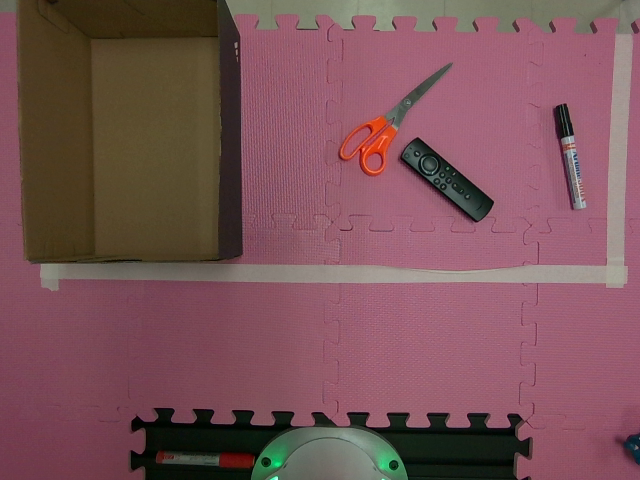
#> input picture rgb_pic.png, 640 x 480 px
$ python -i test_ywsam_grasp12_arm2.py   (imports and definitions only)
#> lines starting #> are read from the running program, lines starting #| are printed output that depends on the picture; after the words box and inside, x2 and y2 are one past the last pixel; in counts of white or black regions, pixels touching at a corner belong together
#> further down, picture is the input picture: shape (480, 640, 3); mean B, G, R 87.4, 82.9, 122.1
import time
import json
import cv2
import numpy as np
from ultralytics import YOLO, SAM
import subprocess
import sys

# [5 lines not run here, left out]


import requests
import argparse

# [60 lines that did not run here, left out]

# ──────────────────────────────────────────────────────────────────────────────
# CONFIGURATION & CONSTANTS
# ──────────────────────────────────────────────────────────────────────────────
# [15 lines that did not run here, left out]

# ──────────────────────────────────────────────────────────────────────────────
# UTILITY FUNCTIONS
# ──────────────────────────────────────────────────────────────────────────────
# [5 lines left out: function load_image, not called in this run]


def load_depth(path):
    return np.load(path)


# [17 lines left out: function draw_dotted_arrow, not called in this run]


def estimate_box_centroid(img_bgr, hsv_lo=(0,30,30), hsv_hi=(25,255,255), min_area=10_000):
#> called with hsv_lo = (0, 30, 30), hsv_hi = (25, 255, 255), min_area = 10000
    hsv = cv2.cvtColor(img_bgr, cv2.COLOR_BGR2HSV)
#> hsv: shape (480, 640, 3); mean H, S, V 121, 102.2, 123.3
    mask = cv2.inRange(hsv, hsv_lo, hsv_hi)
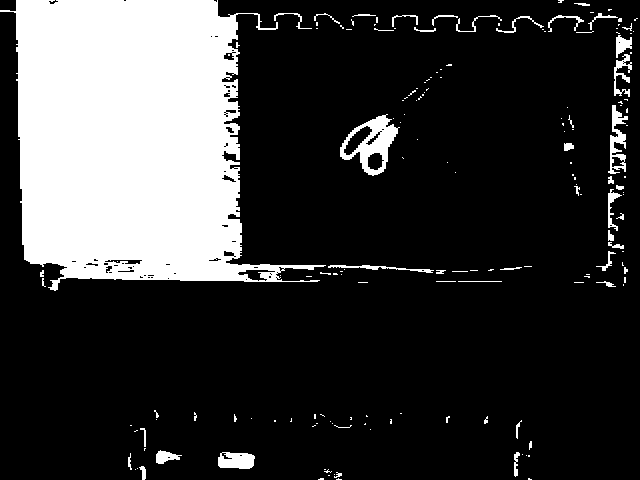
#> mask: shape (480, 640); 21.7% white; 169 white regions (123 under 20 px), largest, box (x1, y1, x2, y2) and area: (0, 0, 326, 291) 60379, (340, 114, 400, 176) 1486, (608, 105, 628, 174) 604
    kernel = cv2.getStructuringElement(cv2.MORPH_RECT, (7,7))
    mask = cv2.morphologyEx(mask, cv2.MORPH_OPEN, kernel, iterations=2)
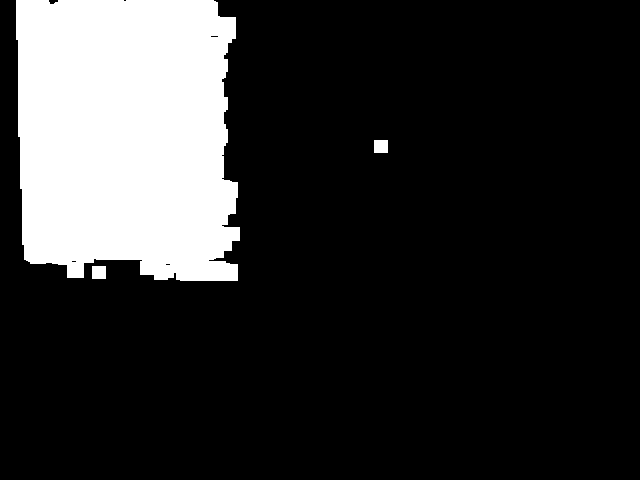
#> mask: shape (480, 640); 18.6% white; 3 white regions
    cnts, _ = cv2.findContours(mask, cv2.RETR_EXTERNAL, cv2.CHAIN_APPROX_SIMPLE)
#> cnts = 3 contours; box (x1, y1, x2, y2) and area: (16, 0, 240, 281) 56140, (92, 266, 106, 279) 156, (374, 140, 388, 153) 156
    if not cnts:
        return None
    cnt = max(cnts, key=cv2.contourArea)
#> cnt = contour of 180 points, box (x1, y1, x2, y2) (16, 0, 240, 281), area 56140
    if cv2.contourArea(cnt) < min_area:
        return None
    M = cv2.moments(cnt)
#> M = moments, m00 56140.5, centre m10/m00, m01/m00 = (125.1, 135.1)
    if M["m00"] == 0:
        return None
    return (int(M["m10"]/M["m00"]), int(M["m01"]/M["m00"]))


# [20 lines left out: function pixel_to_world, not called in this run]

def _estimate_y(y):
    # Calibration for y-coordinate
    return 1.0 * y + 0.008


# [7 lines left out: function print_world_point, not called in this run]


# ──────────────────────────────────────────────────────────────────────────────
# DETECTION & SEGMENTATION CLASS
# ──────────────────────────────────────────────────────────────────────────────
class Detector:
    # [195 lines left out: functions __init__, detect, segment, main, not called in this run]


# [2 lines not run here, left out]

>>> import cv2
>>> picture = cv2.imread('../rgb_pic.png')
>>> result = estimate_box_centroid(picture)
#> result = (125, 135)
